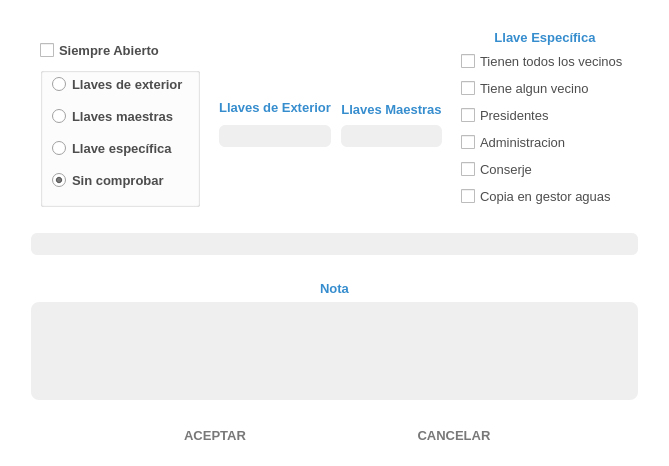
<?xml version="1.0" encoding="UTF-8"?>
<ui version="4.0">
 <class>Seccion_LLaves_de_Puertas</class>
 <widget class="QWidget" name="Seccion_LLaves_de_Puertas">
  <property name="geometry">
   <rect>
    <x>0</x>
    <y>0</y>
    <width>665</width>
    <height>466</height>
   </rect>
  </property>
  <property name="palette">
   <palette>
    <active>
     <colorrole role="Base">
      <brush brushstyle="SolidPattern">
       <color alpha="255">
        <red>46</red>
        <green>47</green>
        <blue>48</blue>
       </color>
      </brush>
     </colorrole>
     <colorrole role="Window">
      <brush brushstyle="SolidPattern">
       <color alpha="255">
        <red>255</red>
        <green>255</green>
        <blue>255</blue>
       </color>
      </brush>
     </colorrole>
    </active>
    <inactive>
     <colorrole role="Base">
      <brush brushstyle="SolidPattern">
       <color alpha="255">
        <red>46</red>
        <green>47</green>
        <blue>48</blue>
       </color>
      </brush>
     </colorrole>
     <colorrole role="Window">
      <brush brushstyle="SolidPattern">
       <color alpha="255">
        <red>255</red>
        <green>255</green>
        <blue>255</blue>
       </color>
      </brush>
     </colorrole>
    </inactive>
    <disabled>
     <colorrole role="Base">
      <brush brushstyle="SolidPattern">
       <color alpha="255">
        <red>255</red>
        <green>255</green>
        <blue>255</blue>
       </color>
      </brush>
     </colorrole>
     <colorrole role="Window">
      <brush brushstyle="SolidPattern">
       <color alpha="255">
        <red>255</red>
        <green>255</green>
        <blue>255</blue>
       </color>
      </brush>
     </colorrole>
    </disabled>
   </palette>
  </property>
  <property name="font">
   <font>
    <family>Segoe UI</family>
   </font>
  </property>
  <property name="windowTitle">
   <string>Form</string>
  </property>
  <layout class="QVBoxLayout" name="verticalLayout_2">
   <item>
    <widget class="QWidget" name="w_seccion_2" native="true">
     <property name="font">
      <font>
       <family>Segoe UI</family>
       <pointsize>12</pointsize>
       <weight>75</weight>
       <bold>true</bold>
      </font>
     </property>
     <property name="styleSheet">
      <string notr="true">color: rgb(77, 77, 77);</string>
     </property>
     <layout class="QVBoxLayout" name="verticalLayout_53">
      <property name="leftMargin">
       <number>20</number>
      </property>
      <property name="rightMargin">
       <number>20</number>
      </property>
      <item>
       <layout class="QVBoxLayout" name="verticalLayout_54">
        <item>
         <layout class="QHBoxLayout" name="horizontalLayout_28">
          <property name="spacing">
           <number>10</number>
          </property>
          <item>
           <widget class="QWidget" name="widget_llaves_de_puertas" native="true">
            <layout class="QVBoxLayout" name="verticalLayout_55">
             <property name="topMargin">
              <number>20</number>
             </property>
             <property name="bottomMargin">
              <number>20</number>
             </property>
             <item>
              <widget class="QCheckBox" name="rb_siempre_abierto">
               <property name="font">
                <font>
                 <family>Segoe UI</family>
                 <pointsize>10</pointsize>
                 <weight>75</weight>
                 <bold>true</bold>
                </font>
               </property>
               <property name="text">
                <string>Siempre Abierto</string>
               </property>
              </widget>
             </item>
             <item>
              <widget class="QGroupBox" name="groupBox">
               <property name="title">
                <string/>
               </property>
               <layout class="QVBoxLayout" name="verticalLayout">
                <property name="spacing">
                 <number>10</number>
                </property>
                <property name="topMargin">
                 <number>0</number>
                </property>
                <item>
                 <widget class="QRadioButton" name="rb_llaves_de_exterior">
                  <property name="font">
                   <font>
                    <family>Segoe UI</family>
                    <pointsize>10</pointsize>
                    <weight>75</weight>
                    <bold>true</bold>
                   </font>
                  </property>
                  <property name="text">
                   <string>Llaves de exterior</string>
                  </property>
                 </widget>
                </item>
                <item>
                 <widget class="QRadioButton" name="rb_llaves_maestras">
                  <property name="font">
                   <font>
                    <family>Segoe UI</family>
                    <pointsize>10</pointsize>
                    <weight>75</weight>
                    <bold>true</bold>
                   </font>
                  </property>
                  <property name="text">
                   <string>Llaves maestras</string>
                  </property>
                 </widget>
                </item>
                <item>
                 <widget class="QRadioButton" name="rb_llave_especifica">
                  <property name="font">
                   <font>
                    <family>Segoe UI</family>
                    <pointsize>10</pointsize>
                    <weight>75</weight>
                    <bold>true</bold>
                   </font>
                  </property>
                  <property name="text">
                   <string>Llave específica</string>
                  </property>
                 </widget>
                </item>
                <item>
                 <widget class="QRadioButton" name="rb_sin_comprobar">
                  <property name="font">
                   <font>
                    <family>Segoe UI</family>
                    <pointsize>10</pointsize>
                    <weight>75</weight>
                    <bold>true</bold>
                   </font>
                  </property>
                  <property name="text">
                   <string>Sin comprobar</string>
                  </property>
                  <property name="checked">
                   <bool>true</bool>
                  </property>
                 </widget>
                </item>
               </layout>
              </widget>
             </item>
            </layout>
           </widget>
          </item>
          <item>
           <layout class="QVBoxLayout" name="verticalLayout_62">
            <property name="topMargin">
             <number>80</number>
            </property>
            <property name="bottomMargin">
             <number>80</number>
            </property>
            <item>
             <widget class="QLabel" name="lb_llaves_de_exterior">
              <property name="font">
               <font>
                <family>Segoe UI</family>
                <pointsize>10</pointsize>
                <weight>75</weight>
                <bold>true</bold>
               </font>
              </property>
              <property name="styleSheet">
               <string notr="true">color: rgb(54, 141, 206);</string>
              </property>
              <property name="text">
               <string>Llaves de Exterior</string>
              </property>
              <property name="alignment">
               <set>Qt::AlignCenter</set>
              </property>
             </widget>
            </item>
            <item>
             <widget class="MyLabelSpinner" name="l_llaves_de_exterior">
              <property name="minimumSize">
               <size>
                <width>0</width>
                <height>22</height>
               </size>
              </property>
              <property name="maximumSize">
               <size>
                <width>16777215</width>
                <height>24</height>
               </size>
              </property>
              <property name="font">
               <font>
                <family>Segoe UI</family>
                <pointsize>10</pointsize>
               </font>
              </property>
              <property name="styleSheet">
               <string notr="true">background-color: #EFEFEF; 
border-radius: 6px;
color:rgb(50, 50, 50);</string>
              </property>
              <property name="text">
               <string/>
              </property>
              <property name="alignment">
               <set>Qt::AlignCenter</set>
              </property>
             </widget>
            </item>
           </layout>
          </item>
          <item>
           <layout class="QVBoxLayout" name="verticalLayout_63">
            <property name="spacing">
             <number>6</number>
            </property>
            <property name="topMargin">
             <number>80</number>
            </property>
            <property name="bottomMargin">
             <number>80</number>
            </property>
            <item>
             <widget class="QLabel" name="lb_llaves_maestras">
              <property name="font">
               <font>
                <family>Segoe UI</family>
                <pointsize>10</pointsize>
                <weight>75</weight>
                <bold>true</bold>
               </font>
              </property>
              <property name="styleSheet">
               <string notr="true">color: rgb(54, 141, 206);</string>
              </property>
              <property name="text">
               <string>Llaves Maestras</string>
              </property>
              <property name="alignment">
               <set>Qt::AlignCenter</set>
              </property>
             </widget>
            </item>
            <item>
             <widget class="MyLabelSpinner" name="l_llaves_maestras">
              <property name="minimumSize">
               <size>
                <width>0</width>
                <height>22</height>
               </size>
              </property>
              <property name="maximumSize">
               <size>
                <width>16777215</width>
                <height>24</height>
               </size>
              </property>
              <property name="font">
               <font>
                <family>Segoe UI</family>
                <pointsize>10</pointsize>
               </font>
              </property>
              <property name="styleSheet">
               <string notr="true">background-color: #EFEFEF; 
border-radius: 6px;
color:rgb(50, 50, 50);</string>
              </property>
              <property name="text">
               <string/>
              </property>
              <property name="alignment">
               <set>Qt::AlignCenter</set>
              </property>
             </widget>
            </item>
           </layout>
          </item>
          <item>
           <widget class="QWidget" name="widget_llaves_especificas" native="true">
            <layout class="QVBoxLayout" name="verticalLayout_66">
             <property name="spacing">
              <number>6</number>
             </property>
             <property name="bottomMargin">
              <number>20</number>
             </property>
             <item>
              <widget class="QLabel" name="label_31">
               <property name="font">
                <font>
                 <family>Segoe UI</family>
                 <pointsize>10</pointsize>
                 <weight>75</weight>
                 <bold>true</bold>
                </font>
               </property>
               <property name="styleSheet">
                <string notr="true">color: rgb(54, 141, 206);</string>
               </property>
               <property name="text">
                <string>Llave Específica</string>
               </property>
               <property name="alignment">
                <set>Qt::AlignCenter</set>
               </property>
              </widget>
             </item>
             <item>
              <widget class="QCheckBox" name="cb_Tienen_todos_los_vecinos">
               <property name="font">
                <font>
                 <family>Segoe UI</family>
                 <pointsize>10</pointsize>
                 <weight>50</weight>
                 <bold>false</bold>
                </font>
               </property>
               <property name="styleSheet">
                <string notr="true"/>
               </property>
               <property name="text">
                <string>Tienen todos los vecinos</string>
               </property>
              </widget>
             </item>
             <item>
              <widget class="QCheckBox" name="cb_Tiene_algun_vecino">
               <property name="font">
                <font>
                 <family>Segoe UI</family>
                 <pointsize>10</pointsize>
                 <weight>50</weight>
                 <bold>false</bold>
                </font>
               </property>
               <property name="styleSheet">
                <string notr="true"/>
               </property>
               <property name="text">
                <string>Tiene algun vecino</string>
               </property>
              </widget>
             </item>
             <item>
              <widget class="QCheckBox" name="cb_Presidente">
               <property name="font">
                <font>
                 <family>Segoe UI</family>
                 <pointsize>10</pointsize>
                 <weight>50</weight>
                 <bold>false</bold>
                </font>
               </property>
               <property name="styleSheet">
                <string notr="true"/>
               </property>
               <property name="text">
                <string>Presidentes</string>
               </property>
              </widget>
             </item>
             <item>
              <widget class="QCheckBox" name="cb_Administracion">
               <property name="font">
                <font>
                 <family>Segoe UI</family>
                 <pointsize>10</pointsize>
                 <weight>50</weight>
                 <bold>false</bold>
                </font>
               </property>
               <property name="styleSheet">
                <string notr="true"/>
               </property>
               <property name="text">
                <string>Administracion</string>
               </property>
              </widget>
             </item>
             <item>
              <widget class="QCheckBox" name="cb_Conserje">
               <property name="font">
                <font>
                 <family>Segoe UI</family>
                 <pointsize>10</pointsize>
                 <weight>50</weight>
                 <bold>false</bold>
                </font>
               </property>
               <property name="styleSheet">
                <string notr="true"/>
               </property>
               <property name="text">
                <string>Conserje</string>
               </property>
              </widget>
             </item>
             <item>
              <widget class="QCheckBox" name="cb_Copia_en_gestor_aguas">
               <property name="font">
                <font>
                 <family>Segoe UI</family>
                 <pointsize>10</pointsize>
                 <weight>50</weight>
                 <bold>false</bold>
                </font>
               </property>
               <property name="styleSheet">
                <string notr="true"/>
               </property>
               <property name="text">
                <string>Copia en gestor aguas</string>
               </property>
              </widget>
             </item>
            </layout>
           </widget>
          </item>
         </layout>
        </item>
        <item>
         <layout class="QVBoxLayout" name="verticalLayout_65">
          <property name="bottomMargin">
           <number>20</number>
          </property>
          <item>
           <widget class="MyLabelSpinner" name="l_utilidad_de_llave_maestra">
            <property name="minimumSize">
             <size>
              <width>0</width>
              <height>22</height>
             </size>
            </property>
            <property name="font">
             <font>
              <family>Segoe UI</family>
              <pointsize>10</pointsize>
             </font>
            </property>
            <property name="styleSheet">
             <string notr="true">background-color: #EFEFEF; 
border-radius: 6px;
color:rgb(50, 50, 50);</string>
            </property>
            <property name="text">
             <string/>
            </property>
            <property name="alignment">
             <set>Qt::AlignCenter</set>
            </property>
           </widget>
          </item>
         </layout>
        </item>
        <item>
         <layout class="QVBoxLayout" name="verticalLayout_57">
          <item>
           <widget class="QLabel" name="label_11">
            <property name="font">
             <font>
              <family>Segoe UI</family>
              <pointsize>10</pointsize>
              <weight>75</weight>
              <bold>true</bold>
             </font>
            </property>
            <property name="styleSheet">
             <string notr="true">color: rgb(54, 141, 206);</string>
            </property>
            <property name="text">
             <string>Nota</string>
            </property>
            <property name="alignment">
             <set>Qt::AlignCenter</set>
            </property>
           </widget>
          </item>
          <item>
           <widget class="MyPlainTextShine" name="pt_nota">
            <property name="font">
             <font>
              <family>Segoe UI</family>
              <pointsize>10</pointsize>
             </font>
            </property>
            <property name="styleSheet">
             <string notr="true">background-color: #EFEFEF; 
border-radius: 8px;
color:rgb(50, 50, 50);</string>
            </property>
           </widget>
          </item>
          <item>
           <layout class="QHBoxLayout" name="horizontalLayout_2">
            <property name="topMargin">
             <number>20</number>
            </property>
            <item>
             <spacer name="horizontalSpacer_2">
              <property name="orientation">
               <enum>Qt::Horizontal</enum>
              </property>
              <property name="sizeHint" stdset="0">
               <size>
                <width>40</width>
                <height>20</height>
               </size>
              </property>
             </spacer>
            </item>
            <item>
             <widget class="QPushButton" name="pb_aceptar">
              <property name="minimumSize">
               <size>
                <width>100</width>
                <height>0</height>
               </size>
              </property>
              <property name="font">
               <font>
                <family>Segoe UI</family>
                <pointsize>10</pointsize>
                <weight>75</weight>
                <bold>true</bold>
               </font>
              </property>
              <property name="styleSheet">
               <string notr="true">border-radius: 10px;
color:rgb(120, 120, 120);</string>
              </property>
              <property name="text">
               <string>ACEPTAR</string>
              </property>
              <property name="icon">
               <iconset resource="assets.qrc">
                <normaloff>:/icons/accept.png</normaloff>:/icons/accept.png</iconset>
              </property>
              <property name="iconSize">
               <size>
                <width>20</width>
                <height>20</height>
               </size>
              </property>
              <property name="flat">
               <bool>true</bool>
              </property>
             </widget>
            </item>
            <item>
             <spacer name="horizontalSpacer">
              <property name="orientation">
               <enum>Qt::Horizontal</enum>
              </property>
              <property name="sizeHint" stdset="0">
               <size>
                <width>40</width>
                <height>20</height>
               </size>
              </property>
             </spacer>
            </item>
            <item>
             <widget class="QPushButton" name="pb_cancelar">
              <property name="minimumSize">
               <size>
                <width>100</width>
                <height>0</height>
               </size>
              </property>
              <property name="font">
               <font>
                <family>Segoe UI</family>
                <pointsize>10</pointsize>
                <weight>75</weight>
                <bold>true</bold>
               </font>
              </property>
              <property name="styleSheet">
               <string notr="true">border-radius: 10px;
color:rgb(120, 120, 120);</string>
              </property>
              <property name="text">
               <string>CANCELAR</string>
              </property>
              <property name="icon">
               <iconset resource="assets.qrc">
                <normaloff>:/icons/cancel.png</normaloff>:/icons/cancel.png</iconset>
              </property>
              <property name="iconSize">
               <size>
                <width>20</width>
                <height>20</height>
               </size>
              </property>
              <property name="flat">
               <bool>true</bool>
              </property>
             </widget>
            </item>
            <item>
             <spacer name="horizontalSpacer_3">
              <property name="orientation">
               <enum>Qt::Horizontal</enum>
              </property>
              <property name="sizeHint" stdset="0">
               <size>
                <width>40</width>
                <height>20</height>
               </size>
              </property>
             </spacer>
            </item>
           </layout>
          </item>
         </layout>
        </item>
       </layout>
      </item>
     </layout>
    </widget>
   </item>
  </layout>
 </widget>
 <customwidgets>
  <customwidget>
   <class>MyLabelSpinner</class>
   <extends>QLabel</extends>
   <header location="global">mylabelspinner.h</header>
  </customwidget>
  <customwidget>
   <class>MyPlainTextShine</class>
   <extends>QPlainTextEdit</extends>
   <header location="global">myplaintextshine.h</header>
  </customwidget>
 </customwidgets>
 <resources>
  <include location="assets.qrc"/>
 </resources>
 <connections/>
</ui>
